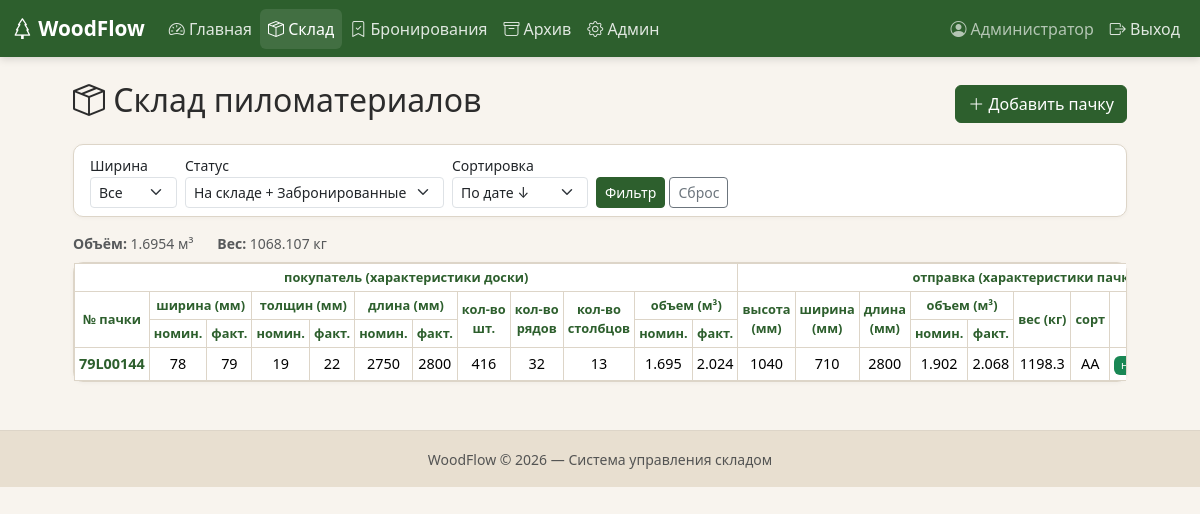
/stock (signed in), run on the app's committed database.
### models.py (models this page shows, shortened)
class User(UserMixin, db.Model):
    __tablename__ = "users"
    id = db.Column(db.Integer, primary_key=True)
    username = db.Column(db.String(80), unique=True, nullable=False)
    password_hash = db.Column(db.String(256), nullable=False)
    full_name = db.Column(db.String(150), default="")
    is_admin = db.Column(db.Boolean, default=False)
    is_active_user = db.Column(db.Boolean, default=True)
    created_at = db.Column(db.DateTime, default=lambda: datetime.now(ZoneInfo("Europe/Moscow")))
    @property
    def is_active(self):
        return self.is_active_user

class WoodPack(db.Model):
    __tablename__ = "wood_packs"
    id = db.Column(db.Integer, primary_key=True)
    number_pac = db.Column(db.String(16), default="", nullable=False)  # номер пачки
    grade = db.Column(db.String(5), default="")  # сорт
    width_fact_for_tam = db.Column(db.Float, nullable=False)  # мм ширина пачки
    width_fact_for_pok = db.Column(db.Float, nullable=True)  # мм ширина доски
    width_nominal_for_pok = db.Column(db.Float, nullable=True)
    thickness_fact_for_tam = db.Column(db.Float, nullable=False)  # мм толщина пачки
    thickness_fact_for_pok = db.Column(db.Float, nullable=True)  # мм толщина доски
    thickness_nominal_for_pok = db.Column(db.Float, nullable=True)
    length_nominal = db.Column(db.Float, nullable=True)  # мм длина доски
    length_fact = db.Column(db.Float, nullable=True)  # мм длина доски
    length_pack = db.Column(db.Float, nullable=False)  # мм длина пачки
    quantity = db.Column(db.Integer, nullable=True) # количество
    quantity_layers = db.Column(db.Integer, nullable=True) # количество слоёв
    quantity_in_layer = db.Column(db.Integer, nullable=True) # количество в слою
    volume_nominal_for_pok = db.Column(db.Float, nullable=True)
    volume_fact_for_pok = db.Column(db.Float, nullable=True)
    volume_nominal_for_tam = db.Column(db.Float, nullable=True)
    volume_fact_for_tam = db.Column(db.Float, nullable=True)
    weight_nominal_for_pok = db.Column(db.Float, nullable=True)
    weight_fact_for_pok = db.Column(db.Float, nullable=True)
    weight_nominal_for_tam = db.Column(db.Float, nullable=True)
    weight_fact_for_tam = db.Column(db.Float, nullable=True)
    status = db.Column(db.String(20), default="на_складе")
    notes = db.Column(db.Text, default="")
    created_at = db.Column(db.DateTime, default=lambda: datetime.now(ZoneInfo("Europe/Moscow")))
    created_by = db.Column(db.Integer, db.ForeignKey("users.id"))
    booking_id = db.Column(db.Integer, db.ForeignKey("bookings.id"), nullable=True)

### app.py (the view)
@app.route("/stock")
@login_required
def stock():
    q = WoodPack.query
    f_width = request.args.get("width", "")
    f_status = request.args.get("status", "")
    if f_width:
        q = q.filter(WoodPack.width_fact_for_pok == f_width)
    if f_status:
        q = q.filter(WoodPack.status == f_status)
    else:
        q = q.filter(WoodPack.status.in_(["на_складе", "забронирована"]))
    sort = request.args.get("sort", "date_desc")
    if sort == "width":
        q = q.order_by(WoodPack.width_fact_for_pok)
    elif sort == "volume":
        q = q.order_by(WoodPack.volume.desc())
    else:
        q = q.order_by(WoodPack.created_at.desc())
    page = request.args.get("page", 1, type=int)
    packs = q.paginate(page=page, per_page=25, error_out=False)
    all_widths = (
        db.session.query(WoodPack.width_fact_for_pok)
        .distinct()
        .order_by(WoodPack.width_fact_for_pok)
        .all()
    )
    displayed_packs = q.all()
    sum_volume = round(sum(p.volume_nominal_for_pok for p in displayed_packs), 4)
    sum_weight = round(sum(p.weight_nominal_for_pok for p in displayed_packs), 4)
    return render_template(
        "stock.html",
        packs=packs,
        all_widths=[w[0] for w in all_widths],
        f_width=f_width,
        f_status=f_status,
        sort=sort,
        sum_volume=sum_volume,
        sum_weight=sum_weight
    )

### app.py (called while the page is built)
@login_manager.user_loader
def load_user(user_id):
    return db.session.get(User, int(user_id))

### templates/stock.html (shortened to what this page needs)
{% extends "base.html" %}
{% block content %}
<div class="row justify-content-center">
<div class="col-lg-11">
    <div class="d-flex justify-content-between align-items-center mb-3">
        <h2><i class="bi bi-box-seam"></i> Склад пиломатериалов</h2>
        <a href="{{ url_for('add_pack') }}" class="btn btn-wf-green">
            <i class="bi bi-plus-lg"></i> Добавить пачку
        </a>
    </div>
    <div class="card wf-card mb-3">
        <div class="card-body py-2">
            <form method="get" class="row g-2 align-items-end">
                <div class="col-auto">
                    <label class="form-label small mb-0">Ширина</label>
                    <select name="width" class="form-select form-select-sm">
                        <option value="">Все</option>
                    </select>
                </div>
                <div class="col-auto">
                    <label class="form-label small mb-0">Статус</label>
                    <select name="status" class="form-select form-select-sm">
                        <option value="">На складе + Забронированные</option>
                    </select>
                </div>
                <div class="col-auto">
                    <label class="form-label small mb-0">Сортировка</label>
                    <select name="sort" class="form-select form-select-sm">
                        <option value="date_desc" {{ "selected" if sort == "date_desc" }}>По дате ↓</option>
                    </select>
                </div>
                <div class="col-auto">
                    <button class="btn btn-sm btn-wf-green">Фильтр</button>
                    <a href="{{ url_for('stock') }}" class="btn btn-sm btn-outline-secondary">Сброс</a>
                </div>
            </form>
        </div>
    </div>
    <div class="d-flex gap-4 mb-2 small text-muted">
        <span><b>Объём:</b> {{ sum_volume }} м³</span>
        <span><b>Вес:</b> {{ sum_weight }} кг</span>
    </div>
    <div class="card wf-card">
        <div class="table-responsive">
            <table class="table table-bordered table-hover table-sm mb-0 align-middle text-center table-dense">
                <thead class="wf-thead">
                    <tr>
                        <th colspan="12">покупатель (характеристики доски)</th>
                        <th colspan="10">отправка (характеристики пачки)</th>
                    </tr>
                    <tr>
                        <th rowspan="2" style="vertical-align: middle;">№ пачки</th>
                        <th colspan="2">ширина (мм)</th>
                        <th colspan="2">толщин (мм)</th>
                        <th colspan="2">длина (мм)</th>
                        <th rowspan="2" style="vertical-align: middle;">кол-во<br> шт.</th>
                        <th rowspan="2" style="vertical-align: middle;">кол-во<br> рядов</th>
                        <th rowspan="2" style="vertical-align: middle;">кол-во<br> столбцов</th>
                        <th colspan="2">объем (м³)</th>
                        <th rowspan="2" style="vertical-align: middle;">высота<br> (мм)</th>
                        <th rowspan="2" style="vertical-align: middle;">ширина<br> (мм)</th>
                        <th rowspan="2" style="vertical-align: middle;">длина<br> (мм)</th>
                        <th colspan="2">объем (м³)</th>
                        <th rowspan="2" style="vertical-align: middle;">вес (кг)</th>
                        <th rowspan="2" style="vertical-align: middle;">сорт</th>
                        <th rowspan="2" style="vertical-align: middle;">статус</th>
                    </tr>
                    <tr>
                        <th>номин.</th>
                        <th>факт.</th>
                        <th>номин.</th>
                        <th>факт.</th>
                        <th>номин.</th>
                        <th>факт.</th>
                        <th>номин.</th>
                        <th>факт.</th>
                        <th>номин.</th>
                        <th>факт.</th>
                    </tr>
                </thead>
                <tbody>
                {% for p in packs.items %}
                <tr>
                    <td class="fw-bold text-wf-green">{{ p.number_pac }}</td>
                    <td>{{ p.width_nominal_for_pok|int if p.width_nominal_for_pok else "---" }}</td>
                    <td>{{ p.width_fact_for_pok|int if p.width_fact_for_pok else "---" }}</td>
                    <td>{{ p.thickness_nominal_for_pok|int if p.thickness_nominal_for_pok else "---" }}</td>
                    <td>{{ p.thickness_fact_for_pok|int if p.thickness_fact_for_pok else "---" }}</td>
                    <td>{{ p.length_nominal|int if p.length_nominal else "---" }}</td>
                    <td>{{ p.length_fact|int if p.length_fact else "---" }}</td>
                    <td>{{ p.quantity if p.quantity else "---" }}</td>
                    <td>{{ p.quantity_layers if p.quantity_layers else "---" }}</td>
                    <td>{{ p.quantity_in_layer if p.quantity_in_layer else "---" }}</td>
                    <td>{{ p.volume_nominal_for_pok | round(3) if p.volume_nominal_for_pok else "---" }}</td>
                    <td>{{ p.volume_fact_for_pok | round(3) if p.volume_fact_for_pok else "---" }}</td>
                    <td>{{ p.thickness_fact_for_tam|int }}</td>
                    <td>{{ p.width_fact_for_tam|int }}</td>
                    <td>{{ p.length_pack|int }}</td>
                    <td>{{ p.volume_nominal_for_tam | round(3)}}</td>
                    <td>{{ p.volume_fact_for_tam | round(3) }}</td>
                    <td>{{ p.weight_nominal_for_tam| round(1) }}</td>
                    <td>{{ p.grade }}</td>
                    <td>
                        <span class="
                        {% if p.status == 'на_складе' %} badge bg-success
                        {% elif p.status == 'забронирована' %} badge bg-warning text-dark
                        {% elif p.status in ['отправлена', 'продана'] %} badge bg-danger
                        {% endif %}
                        ">
                        </span>
                    </td>
                </tr>
                {% else %}
                <tr><td colspan="16" class="text-center text-muted py-4">Нет данных</td></tr>
                {% endfor %}
                </tbody>
            </table>
        </div>
    </div>
</div>
</div>
{% endblock %}

### templates/base.html (shortened to what this page needs)
<!DOCTYPE html>
<html lang="ru">
<head>
    <link href="https://cdn.jsdelivr.net/npm/bootstrap@5.3.2/dist/css/bootstrap.min.css" rel="stylesheet">
    <link href="https://cdn.jsdelivr.net/npm/bootstrap-icons@1.11.1/font/bootstrap-icons.css" rel="stylesheet">
    <link href="{{ url_for('static', filename='css/style.css') }}" rel="stylesheet">
</head>
<body>
{% if current_user.is_authenticated %}
<nav class="navbar navbar-expand-lg navbar-dark wf-navbar">
    <div class="container-fluid">
        <a class="navbar-brand fw-bold" href="{{ url_for('dashboard') }}">
            <i class="bi bi-tree"></i> WoodFlow
        </a>
        <div class="collapse navbar-collapse" id="navMain">
            <ul class="navbar-nav me-auto">
                {% if current_user.is_admin %}
                <li class="nav-item">
                    <a class="nav-link {% if request.endpoint == 'dashboard' %}active{% endif %}"
                       href="{{ url_for('dashboard') }}">
                        <i class="bi bi-speedometer2"></i> Главная
                    </a>
                </li>
                {% endif %}
                <li class="nav-item">
                    <a class="nav-link {% if 'stock' in request.endpoint|default('') %}active{% endif %}"
                       href="{{ url_for('stock') }}">
                        <i class="bi bi-box-seam"></i> Склад
                    </a>
                </li>
                <li class="nav-item">
                    <a class="nav-link {% if 'booking' in request.endpoint|default('') %}active{% endif %}"
                       href="{{ url_for('bookings') }}">
                        <i class="bi bi-bookmark-check"></i> Бронирования
                    </a>
                </li>
                <li class="nav-item">
                    <a class="nav-link {% if 'archive' in request.endpoint|default('') or 'shipment' in request.endpoint|default('') %}active{% endif %}"
                       href="{{ url_for('archive') }}">
                        <i class="bi bi-archive"></i> Архив
                    </a>
                </li>
                {% if current_user.is_admin %}
                <li class="nav-item">
                    <a class="nav-link {% if 'admin' in request.endpoint|default('') %}active{% endif %}"
                       href="{{ url_for('admin_users') }}">
                        <i class="bi bi-gear"></i> Админ
                    </a>
                </li>
                {% endif %}
            </ul>
            <ul class="navbar-nav">
                <li class="nav-item">
                    <span class="nav-link text-light opacity-75">
                        <i class="bi bi-person-circle"></i>
                        {{ current_user.full_name or current_user.username }}
                    </span>
                </li>
                <li class="nav-item">
                    <a class="nav-link" href="{{ url_for('logout') }}">
                        <i class="bi bi-box-arrow-right"></i> Выход
                    </a>
                </li>
            </ul>
        </div>
    </div>
</nav>
{% endif %}
<main class="container-fluid py-4 px-3 px-lg-4">
    {% block content %}{% endblock %}
</main>
<footer class="wf-footer text-center py-3 mt-4">
    <small class="text-muted">WoodFlow © {{ now().year if now is defined else "2026" }} — Система управления складом</small>
</footer>
</body>
</html>

### static/css/style.css (style rules this page uses)
:root { --wf-green: #2D5F2D; --wf-green-hover: #1E4D1E; --wf-green-light: #5B8C5A; --wf-beige: #F8F4EE; --wf-beige-dark: #E8DFD0; --wf-border: #DDD5C8; --wf-text: #2C2C2C; }
body { background-color: var(--wf-beige); color: var(--wf-text); font-family: 'Segoe UI', system-ui, -apple-system, sans-serif; }
.wf-navbar { background-color: var(--wf-green) !important; box-shadow: 0 2px 8px rgba(0,0,0,0.15); }
.wf-navbar .nav-link { color: rgba(255,255,255,0.85) !important; transition: color 0.2s; }
.wf-navbar .nav-link:hover, .wf-navbar .nav-link.active { color: #fff !important; background-color: rgba(255,255,255,0.1); border-radius: 6px; }
.wf-navbar .navbar-brand { color: #fff !important; font-size: 1.3rem; }
.wf-card { background: #fff; border: 1px solid var(--wf-border); border-radius: 10px; box-shadow: 0 1px 4px rgba(0,0,0,0.04); }
.wf-thead { background-color: var(--wf-beige); }
.wf-thead th { font-weight: 600; font-size: 0.85rem; color: var(--wf-green); border-bottom: 2px solid var(--wf-border) !important; white-space: nowrap; }
.table td { font-size: 0.9rem; vertical-align: middle; }
.btn-wf-green { background-color: var(--wf-green); border-color: var(--wf-green); color: #fff; }
.text-wf-green { color: var(--wf-green) !important; }
.wf-footer { background-color: var(--wf-beige-dark); border-top: 1px solid var(--wf-border); }
.badge { font-weight: 500; }

### templates/stock.html (style rules this page uses)
.table-bordered th, .table-bordered td { border: 1px solid var(--wf-border) !important; }
.table-dense { font-size: 0.85rem; }
.table-dense th { font-size: 0.8rem; padding: 4px; }
.table-dense td { padding: 4px; }

### data on the page
User: full_name "Администратор"
WoodPack: number_pac "79L00144", width_nominal_for_pok "78", width_fact_for_pok "79", thickness_nominal_for_pok "19", thickness_fact_for_pok "22", length_nominal "2750", length_fact "2800", quantity "416", quantity_layers "32", quantity_in_layer "13", volume_nominal_for_pok "1.695", volume_fact_for_pok "2.024", thickness_fact_for_tam "1040", width_fact_for_tam "710", length_pack "2800", volume_nominal_for_tam "1.902", volume_fact_for_tam "2.068", weight_nominal_for_tam "1198.3", grade "AA"

### other printed values
{{ sum_volume }} "1.6954"
{{ sum_weight }} "1068.107"
